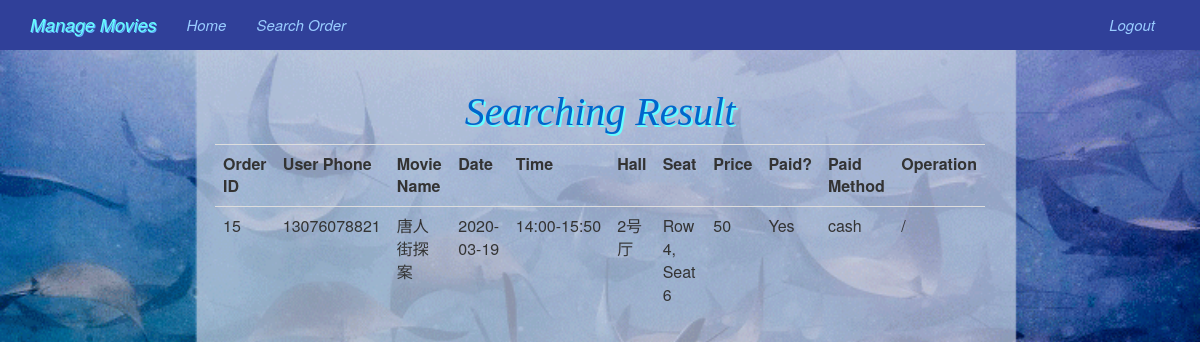
Page /result_search_order/15 (signed in) on the committed database.
### application/models.py (models this page shows, shortened)
class OrderDetail(db.Model):
    __tablename__ = 'order_detail'
    id = db.Column(db.Integer, primary_key=True, autoincrement=True)
    schedule_id = db.Column(db.Integer, db.ForeignKey('schedule.id')) #, ondelete='CASCADE')
    user_id = db.Column(db.Integer, db.ForeignKey('users.id')) #, ondelete='CASCADE'
    seat_row = db.Column(db.Integer, nullable=False)
    seat_column = db.Column(db.Integer, nullable=False)
    pay_method = db.Column(db.String(20), nullable=False)
    ticket_uuid = db.Column(db.String(40), nullable=False)
    paid = db.Column(db.Integer, default=0)
    unique_identity = db.Column(db.String(20), nullable=False)
    schedule_info = db.relationship('Schedule', primaryjoin='OrderDetail.schedule_id==foreign(Schedule.id)', uselist=False)
    user_info = db.relationship('User', primaryjoin='OrderDetail.user_id==foreign(User.id)', uselist=False)

class User(db.Model,UserMixin):
    __tablename__ = "users"
    id = db.Column(db.Integer, primary_key=True, autoincrement=True)
    telephone = db.Column(db.String(30), nullable=False)
    email = db.Column(db.String(30), default="NO_EMAIL")
    card = db.Column(db.String(20), default="NO_CARD")
    birthyear = db.Column(db.Integer, nullable=False)
    password = db.Column(db.String(100), nullable=False)
    vip = db.Column(db.Integer, default=0)
    privilege = db.Column(db.Integer, default=0)
    orders = db.relationship('OrderDetail', backref='users', lazy='dynamic', passive_deletes=True,
                             cascade='all, delete-orphan', single_parent=True)

class Movie(db.Model):
    __tablename__ = 'movies'
    id = db.Column(db.Integer, primary_key=True, autoincrement=True)
    name = db.Column(db.String(20), nullable=False)
    blurb = db.Column(db.String(1000), nullable=False)
    certificate = db.Column(db.String(50), nullable=False)
    director = db.Column(db.String(10), nullable=False)
    actors = db.Column(db.String(30), nullable=False)
    picture = db.Column(db.String(100), nullable=False)
    poster = db.Column(db.String(100), nullable=False)
    schedule_of_movie = db.relationship('Schedule', backref='movies', lazy='dynamic', passive_deletes=True,
                                       cascade='all, delete-orphan', single_parent=True)

class Schedule(db.Model):
    __tablename__ = 'schedule'
    id = db.Column(db.Integer, primary_key=True, autoincrement=True)
    movie_id = db.Column(db.Integer, db.ForeignKey('movies.id'))
    hall_id = db.Column(db.Integer, db.ForeignKey('hall.id'))
    date = db.Column(db.Date, nullable=False)
    start_time = db.Column(db.String(20), nullable=False)
    end_time = db.Column(db.String(20), nullable=False)
    price = db.Column(db.String(10), nullable=False)
    movie_info = db.relationship('Movie', primaryjoin='Schedule.movie_id==foreign(Movie.id)', uselist=False)
    hall_info = db.relationship('Hall', primaryjoin='Schedule.hall_id==foreign(Hall.id)', uselist=False)
    orders = db.relationship('OrderDetail', backref='schedule', lazy='dynamic', passive_deletes=True,
                             cascade='all, delete-orphan', single_parent=True)

class Hall(db.Model):
    __tablename__ = 'hall'
    id = db.Column(db.Integer, primary_key=True, autoincrement=True)
    name = db.Column(db.String(50), nullable=False)
    is_vip = db.Column(db.Integer)
    schedule_of_hall = db.relationship('Schedule', backref='hall', lazy='dynamic', passive_deletes=True,
                                cascade='all, delete-orphan', single_parent=True)

### application/views_admin.py (the view)
@app.route('/result_search_order/<order_id>', methods=['GET'])
@login_required
def result_search_order(order_id):
    order = OrderDetail.query.get(order_id)
    user_id = order.user_id
    schedule_id = order.schedule.id
    schedule = Schedule.query.get(schedule_id)
    movie_id = schedule.movie_id
    hall_id = schedule.hall_id
    hall = Hall.query.get(hall_id)
    movie = Movie.query.filter_by(id=movie_id).first()
    user = User.query.filter_by(id=user_id).first()
    phone = user.telephone
    movie_name = movie.name
    return render_template('result_search_order.html', phone=phone, movie=movie_name, order=order,
                           schedule=schedule, hall=hall.name)

### application/views_admin.py (called while the page is built)
@login_manager.user_loader
def load_user(id):
    return User.query.get(int(id))

@app.before_request
def before_request():
    user_id = session.get('user_id')
    if user_id:
        user = User.query.filter(User.id == user_id).first()
        if user:
            g.user = user

@app.context_processor
def context_processor():
    if hasattr(g,'user'):
        return {'user': g.user}
    return {}

### application/templates/result_search_order.html (shortened to what this page needs)
{% extends 'base.html' %}
{% block head %}
    <link rel="stylesheet" href="{{ url_for('static',filename='css/index.css') }}">
{% endblock %}
{% block main %}
    {% import "_macros.html" as macros %}
    <div class="col-md-1"></div>
    <div class="all-blogs col-md-10" style="align-content: center; padding-top:20px; font-size: 16px">
    <table class="table table-hover">
        <h2 style="
         color: #0066CC;
         height: auto;
         font-size: 40px;
         font-style: oblique;
         font-weight: 300;
         text-align: center;
         text-shadow:0.05em 0.05em #66FFFF;
         font-family:'Times New Roman',fantasy;
         "
    >
        Searching Result </h2>
        <tr style="font-family: 'Times New Roman',fantasy;">
        <tr>
            <th>Order ID</th>
            <th>User Phone</th>
            <th>Movie Name</th>
            <th>Date</th>
            <th>Time</th>
            <th>Hall</th>
            <th>Seat</th>
            <th>Price</th>
            <th>Paid?</th>
            <th>Paid Method</th>
            <th>Operation</th>
        </tr>
        {% if order %}
        <tr>
            <td>{{ order.id }}</td>
            <td>{{ phone }}</td>
            <td>{{ movie }}</td>
            <td>{{ schedule.date }}</td>
            <td>{{ schedule.start_time }}-{{ schedule.end_time }}</td>
            <td>{{ hall }}</td>
            <td>Row {{ order.seat_row }}, Seat {{ order.seat_column }}</td>
            <td>{{ schedule.price }}</td>
            {% if order.paid == 1 %}
            <td>Yes</td>
            <td>{{ order.pay_method }}</td>
            <td>/</td>
            {% else %}
            <td>No</td>
            <td>undetermined</td>
            <td><a href="/pay_by_cash/{{ order.id }}"><button type="button" class="btn btn-primary">Pay</button></a></td>
            {% endif %}
        </tr>
        {% endif %}
    </table>
    </div>
    <div class="col-md-1 col-sm-1"></div>
{% endblock %}

### application/static/css/base.css (style rules this page uses)
body { background-image:url(../images/index_cover2.png); background-position: center center; background-repeat: no-repeat; background-attachment: fixed; background-size: cover; }

### rows in the picture
OrderDetail: id "15", seat_row "4", seat_column "6", pay_method "cash"
User: telephone "13076078821"
Movie: name "唐人街探案"
Schedule: date "2020-03-19", start_time "14:00", end_time "15:50", price "50"
Hall: name "2号厅"
